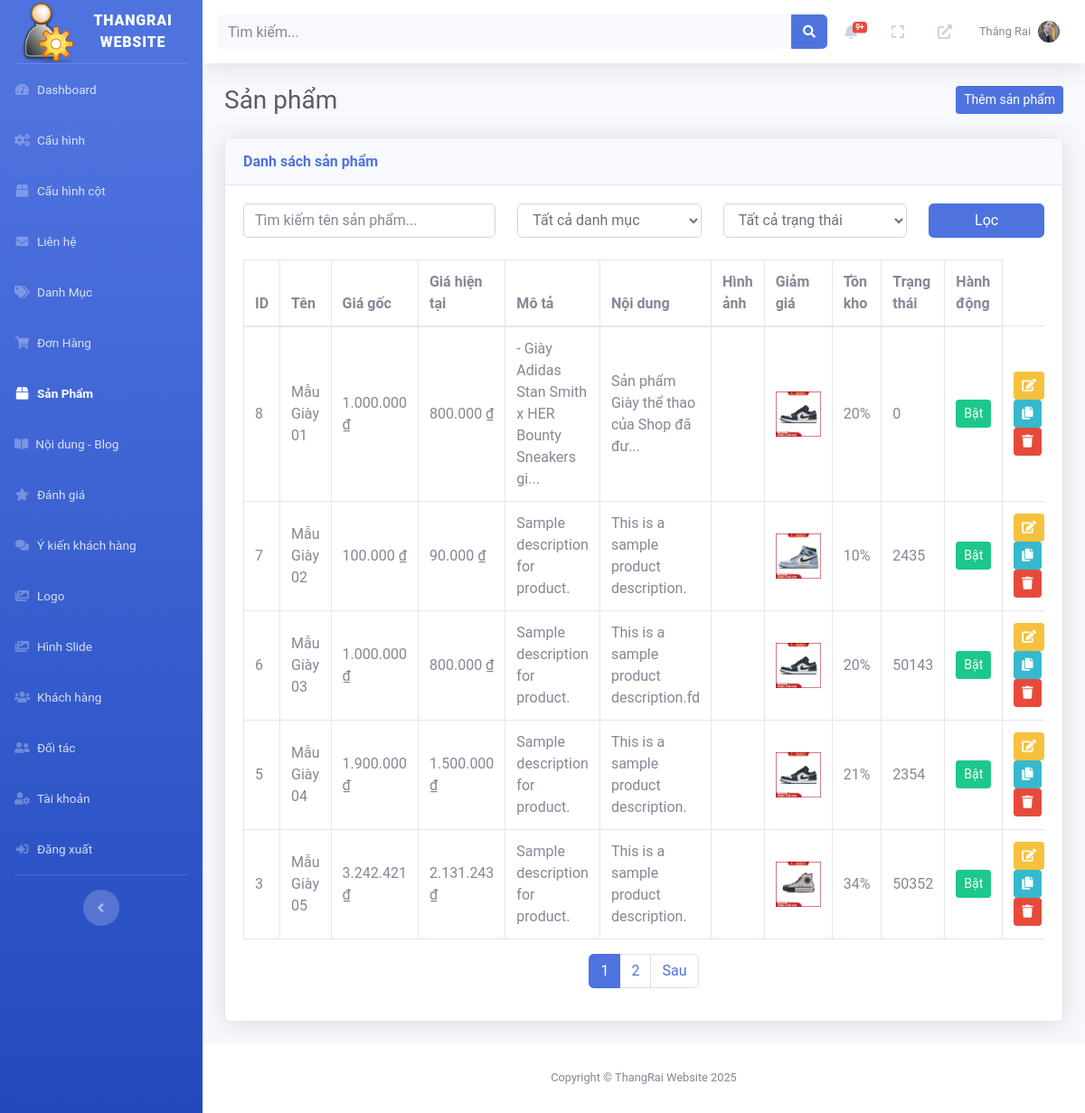
Page /admin/index.php?page=products (signed in) on the committed database.
### tables this page shows
CREATE TABLE `products` (
  `id` int NOT NULL,
  `category_id` int NOT NULL,
  `name` varchar(255) NOT NULL,
  `description` longtext,
  `stock` int NOT NULL,
  `image` varchar(255) DEFAULT NULL,
  `created_at` timestamp NULL DEFAULT CURRENT_TIMESTAMP,
  `content` longtext,
  `original_price` decimal(10,2) NOT NULL DEFAULT '0.00',
  `current_price` decimal(10,2) NOT NULL DEFAULT '0.00',
  `is_active` tinyint(1) NOT NULL DEFAULT '1',
  `slug` varchar(255) NOT NULL,
  `seo_image` varchar(255) DEFAULT NULL,
  `seo_title` varchar(255) DEFAULT NULL,
  `seo_description` text,
  `seo_keywords` text
);

### admin/pages/products/index.php (the view, shortened to what this page needs)
<?php
require_once 'C:/laragon/www/2/admin/config/db_connect.php';
$limit = 5;
$page = isset($_GET['page_num']) ? (int)$_GET['page_num'] : 1;
$offset = ($page - 1) * $limit;
$search = isset($_GET['search']) ? trim($_GET['search']) : '';
$category_id = isset($_GET['category_id']) ? (int)$_GET['category_id'] : 0;
$status = isset($_GET['status']) ? $_GET['status'] : '';
$params = [];
$sql = "SELECT p.* FROM products p WHERE 1=1";
$sql .= " ORDER BY p.created_at DESC LIMIT $limit OFFSET $offset";
$stmt = $pdo->prepare($sql);
$stmt->execute($params);
$products = $stmt->fetchAll(PDO::FETCH_ASSOC);
$count_sql = "SELECT COUNT(*) FROM products p WHERE 1=1";
$count_stmt = $pdo->prepare($count_sql);
$count_stmt->execute($params);
$total_products = $count_stmt->fetchColumn();
$total_pages = ceil($total_products / $limit);
?>
<div class="d-sm-flex align-items-center justify-content-between mb-4">
    <h1 class="h3 mb-0 text-gray-800">Sản phẩm</h1>
    <a href="?page=products&subpage=add" class="btn btn-primary btn-sm">Thêm sản phẩm</a>
</div>
<div class="card shadow mb-4">
    <div class="card-header py-3">
        <h6 class="m-0 font-weight-bold text-primary">Danh sách sản phẩm</h6>
    </div>
    <div class="card-body">
        <form method="GET" class="mb-4">
            <div class="row">
                <div class="col-md-4">
                    <input type="text" name="search" class="form-control" placeholder="Tìm kiếm tên sản phẩm..." value="<?php echo htmlspecialchars($search); ?>">
                </div>
                <div class="col-md-3">
                    <select name="category_id" class="form-control">
                        <option value="">Tất cả danh mục</option>
                    </select>
                </div>
                <div class="col-md-3">
                    <select name="status" class="form-control">
                        <option value="">Tất cả trạng thái</option>
                    </select>
                </div>
                <div class="col-md-2">
                    <button type="submit" class="btn btn-primary btn-block">Lọc</button>
                </div>
            </div>
        </form>
        <div class="table-responsive">
            <table class="table table-bordered" width="100%" cellspacing="0">
                <thead>
                    <tr>
                        <th>ID</th>
                        <th>Tên</th>
                        <th>Giá gốc</th>
                        <th>Giá hiện tại</th>
                        <th>Mô tả</th>
                        <th>Nội dung</th>
                        <th>Hình ảnh</th>
                        <th>Giảm giá</th>
                        <th>Tồn kho</th>
                        <th>Trạng thái</th>
                        <th>Hành động</th>
                    </tr>
                </thead>
                <tbody>
                    <?php foreach ($products as $product): ?>
                        <tr>
                            <td><?php echo $product['id']; ?></td>
                            <td><?php echo htmlspecialchars($product['name']); ?></td>
                            <td><?php echo number_format($product['original_price'], 0, ',', '.') . ' ₫'; ?></td>
                            <td><?php echo number_format($product['current_price'], 0, ',', '.') . ' ₫'; ?></td>
                            <td><?php echo htmlspecialchars(substr(strip_tags($product['description'] ?? ''), 0, 50)) . (strlen(strip_tags($product['description'] ?? '')) > 50 ? '...' : ''); ?></td>
                            <td><?php echo htmlspecialchars(substr(strip_tags($product['content'] ?? ''), 0, 50)) . (strlen(strip_tags($product['content'] ?? '')) > 50 ? '...' : ''); ?></td>
                            <td>
                            <td>
                                <?php if (!empty($product['image'])): ?>
                                    <img src="/2/admin/<?php echo htmlspecialchars($product['image']); ?>" alt="Hình ảnh sản phẩm" style="width: 50px; height: 50px; object-fit: cover;">
                                <?php else: ?>
                                    Không có hình
                                <?php endif; ?>
                            </td>
                            <td>
                                <?php
                                if ($product['original_price'] > 0) {
                                    $discount = (($product['original_price'] - $product['current_price']) / $product['original_price']) * 100;
                                    echo number_format($discount, 0) . '%';
                                } else {
                                    echo '0%';
                                }
                                ?>
                            </td>
                            <td><?php echo $product['stock']; ?></td>
                            <td>
                                <button class="btn btn-sm <?php echo $product['is_active'] ? 'btn-success' : 'btn-secondary'; ?> status-btn" data-id="<?php echo $product['id']; ?>" data-status="<?php echo $product['is_active'] ? 0 : 1; ?>">
                                    <?php echo $product['is_active'] ? 'Bật' : 'Tắt'; ?>
                                </button>
                            </td>
                            <td>
                                <a href="?page=products&subpage=edit&id=<?php echo $product['id']; ?>" class="btn btn-warning btn-sm" title="Sửa">
                                    <i class="fas fa-edit"></i>
                                </a>
                                <a href="pages/products/process_clone.php?id=<?php echo $product['id']; ?>" class="btn btn-info btn-sm" title="Sao chép">
                                    <i class="fas fa-copy"></i>
                                </a>
                                <a href="pages/products/process_delete.php?id=<?php echo $product['id']; ?>" class="btn btn-danger btn-sm delete-btn" title="Xóa" onclick="return confirm('Bạn có chắc muốn xóa sản phẩm này không?');">
                                    <i class="fas fa-trash"></i>
                                </a>
                            </td>
                        </tr>
                    <?php endforeach; ?>
                </tbody>
            </table>
        </div>
        <?php if ($total_pages > 1): ?>
            <nav aria-label="Page navigation">
                <ul class="pagination justify-content-center">
                    <?php for ($i = 1; $i <= $total_pages; $i++): ?>
                        <li class="page-item <?php echo $i == $page ? 'active' : ''; ?>">
                            <a class="page-link" href="?page=products&page_num=<?php echo $i; ?>&search=<?php echo urlencode($search); ?>&category_id=<?php echo $category_id; ?>&status=<?php echo $status; ?>"><?php echo $i; ?></a>
                        </li>
                    <?php endfor; ?>
                    <?php if ($page < $total_pages): ?>
                        <li class="page-item">
                            <a class="page-link" href="?page=products&page_num=<?php echo $page + 1; ?>&search=<?php echo urlencode($search); ?>&category_id=<?php echo $category_id; ?>&status=<?php echo $status; ?>">Sau</a>
                        </li>
                    <?php endif; ?>
                </ul>
            </nav>
        <?php endif; ?>
    </div>
</div>

### admin/includes/topbar.php (shortened to what this page needs)
<?php
require_once 'C:/laragon/www/2/admin/config/db_connect.php';
$admin_id = $_SESSION['admin_id'] ?? null;
$avatar = null;
$new_orders_count = 0;
if ($admin_id) {
    $stmt = $pdo->prepare("SELECT avatar FROM admins WHERE id = ?");
    $stmt->execute([$admin_id]);
    $admin = $stmt->fetch(PDO::FETCH_ASSOC);
    $avatar = $admin['avatar'] ?? null;
    $stmt = $pdo->prepare("SELECT COUNT(*) as count FROM orders WHERE status = 'pending'");
    $stmt->execute();
    $new_orders_count = $stmt->fetch(PDO::FETCH_ASSOC)['count'];
}
?>
<nav class="navbar navbar-expand navbar-light bg-white topbar mb-4 static-top shadow">
    <form class="container search-container">
        <div class="input-group search-input-group">
            <input type="text" class="form-control bg-light border-0 small" placeholder="Tìm kiếm..." id="search-input">
            <div class="input-group-append">
                <button class="btn btn-primary" type="button" id="search-button">
                    <i class="fas fa-search fa-sm"></i>
                </button>
            </div>
        </div>
    </form>
    <ul class="navbar-nav ml-auto">
        <li class="nav-item dropdown no-arrow mx-1">
            <a class="nav-link dropdown-toggle" href="#" id="ordersDropdown" role="button" data-toggle="dropdown">
                <i class="fas fa-bell fa-fw"></i>
                <?php if ($new_orders_count > 0): ?>
                    <span class="badge badge-danger badge-counter"><?php echo $new_orders_count > 9 ? '9+' : $new_orders_count; ?></span>
                <?php endif; ?>
            </a>
        </li>
        <li class="nav-item no-arrow mx-1">
            <a class="nav-link" href="#" id="fullscreenToggle">
                <i class="fas fa-expand fa-fw"></i>
            </a>
        </li>
        <li class="nav-item no-arrow mx-1">
            <a class="nav-link" href="http://localhost/2/public/" target="_blank">
                <i class="fas fa-external-link-alt fa-fw"></i>
            </a>
        </li>
        <li class="nav-item dropdown no-arrow">
            <a class="nav-link dropdown-toggle" href="#" id="userDropdown" role="button" data-toggle="dropdown">
                <span class="mr-2 d-none d-lg-inline text-gray-600 small">
                    <?php echo htmlspecialchars($_SESSION['admin_name'] ?? 'Admin'); ?>
                </span>
                <?php if ($avatar): ?>
                    <img src="/2/admin/<?php echo htmlspecialchars($avatar); ?>" alt="Avatar" class="rounded-circle" style="width: 24px; height: 24px; object-fit: cover;">
                <?php else: ?>
                    <img src="/2/admin/images/default-avatar.png" alt="Default Avatar" class="rounded-circle" style="width: 24px; height: 24px; object-fit: cover;">
                <?php endif; ?>
            </a>
        </li>
    </ul>
</nav>

### admin/assets/css/custom.css (style rules this page uses)
body { font-family: 'Roboto', sans-serif; }
.table th, .table td { vertical-align: middle; }

### rows in the picture
products: id "8", name "Mẫu Giày 01", original_price "1.000.000", current_price "800.000", description "- Giày Adidas Stan Smith x HER Bounty Sneakers gi", content "Sản phẩm Giày thể thao của Shop đã đư", image (picture), discount "20", stock "0", is_active "Bật"
products: id "7", name "Mẫu Giày 02", original_price "100.000", current_price "90.000", description "Sample description for product.", content "This is a sample product description.", image (picture), discount "10", stock "2435", is_active "Bật"
products: id "6", name "Mẫu Giày 03", original_price "1.000.000", current_price "800.000", description "Sample description for product.", content "This is a sample product description.fd", image (picture), discount "20", stock "50143", is_active "Bật"
products: id "5", name "Mẫu Giày 04", original_price "1.900.000", current_price "1.500.000", description "Sample description for product.", content "This is a sample product description.", image (picture), discount "21", stock "2354", is_active "Bật"
products: id "3", name "Mẫu Giày 05", original_price "3.242.421", current_price "2.131.243", description "Sample description for product.", content "This is a sample product description.", image (picture), discount "34", stock "50352", is_active "Bật"

### other values in the picture
SITE_NAME "THANGRAI WEBSITE"
$_SESSION['admin_name'] "Thắng Rai"
SITE_NAME "ThangRai Website"
